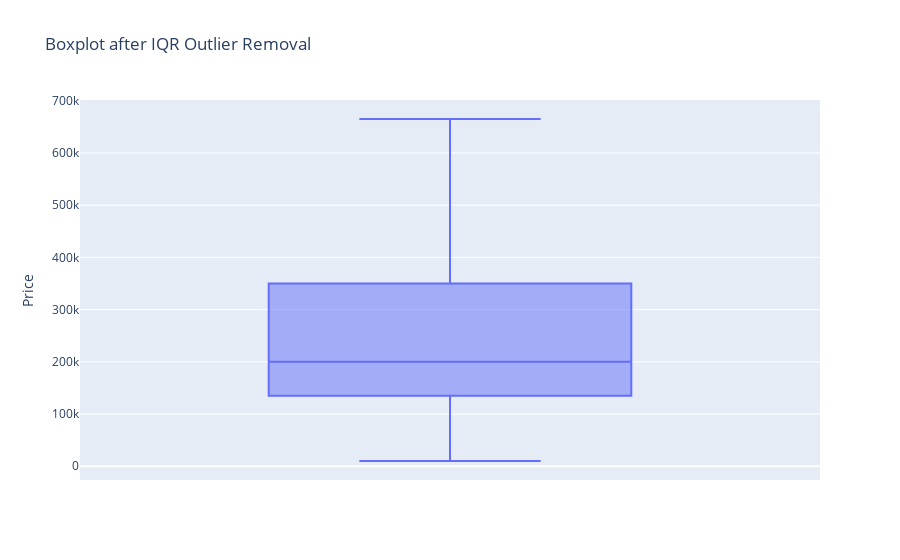

Source (notebook cell):
### Code cell
px.box(data_frame=final_df_no_outliers, y='Price', title='Boxplot after IQR Outlier Removal')

### Figure 1 — Plotly figure (JSON) as saved in the notebook; plotly's stock layout.template omitted (floating-point values rounded to 4 significant figures; data arrays with more than 128 entries replaced by an {"elided": "..."} marker saying what was removed)
{"data": [{"alignmentgroup": "True", "hovertemplate": "Price=%{y}<extra></extra>", "legendgroup": "", "marker": {"color": "#636efa"}, "name": "", "notched": false, "offsetgroup": "", "orientation": "v", "showlegend": false, "type": "box", "x0": " ", "xaxis": "x", "y": {"elided": "4865 int values"}, "y0": " ", "yaxis": "y"}], "layout": {"boxmode": "group", "legend": {"tracegroupgap": 0}, "title": {"text": "Boxplot after IQR Outlier Removal"}, "xaxis": {"anchor": "y", "domain": [0, 1]}, "yaxis": {"anchor": "x", "domain": [0, 1], "title": {"text": "Price"}}}}
